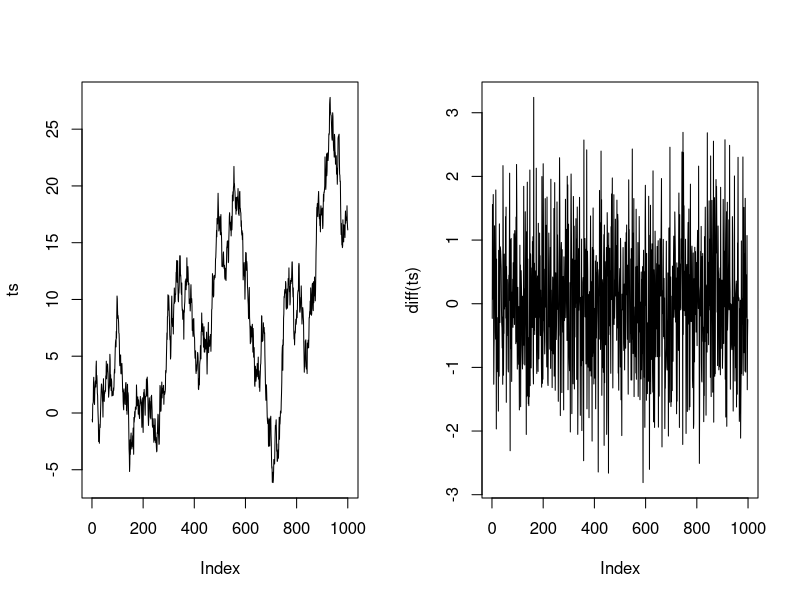

Write the R code that produced this figure. (Note: this script raises an error after producing the figure.)
#Functions in R
# Function is used to avoid repeating the same task, or reduce complexity.
# A function should be
#   written to carry out a specified a tasks
#   may or may not include arguments
#   contain a body
#   may or may not return one or more values.

#General Functions
#A stationary process allows constant mean, variance and autocorrelation over time. 
#This mainly improves the prediction of a time series. It can be easily done with the function diff()
#To ensure we all generate the same data, we use the set.seed() function with arbitrary values of 123
#If we don't use set.seed() function, we will all have different sequence of numbers.

set.seed(123)
## Create the data
x = rnorm(1000)

#For cumulative sum of numbers
ts <- cumsum(x)

## Stationary the serie
diff_ts <- diff(ts)
diff_ts
par(mfrow=c(1,2))
## Plot the series
plot(ts, type='l')
plot(diff(ts), type='l')

#Length of a vector 
#The length() function counts the number of rows in vector x
#In case of Matrix it gives number of columns
dt <- cars

## number columns
length(dt)

#HW - number of rows

#Generate a sequence with difference of 5
x_vector <- seq(45,100, by = 5)

#HW 
#logarithm
#exponential
#squared root
#factorial

#Statistical functions

speed <- dt$speed
speed
# Mean speed of cars dataset
mean(speed)
median(speed)
var(speed)
sd(speed)

#Standardize vector
head(scale(speed), 10)

# Quantile speed of cars dataset
quantile(speed)

summary(speed)
#range, IQR
range(speed)
IQR(speed)

#One argument function
square_function<- function(n) 
{
  # compute the square of integer `n`
  n^2
}  
# calling the function 
square_function(speed)

#delete function
rm(square_function)
#Check environment in R history
ls(environment())

#- Multi arguments function
times <- function(x,y) {
  x*y
}
times(2,4)

#HW - Addition, Subtraction, Division

#HW - Create a dataframe and normalise its columns using function



#Split dataset for train and test 
split_data <- function(df, train = TRUE){
  length<- nrow(df)
  total_row <- length *0.7
  split <- 1:total_row
  if (train ==TRUE){ 
    train_df <- df[split, ] 
    return(train_df)		
  } else {
    test_df <- df[-split, ] 
    return(test_df)		
  }
}

train <- split_data(airquality, train = TRUE)
dim(train)
test <- split_data(airquality, train = FALSE)
dim(test)



# Create vector quantiy
hours <-  10
# Create multiple condition statement
if (hours <10) {
  print('Not enough time spent for datascience study')
} else if (hours >= 10  & hours <= 20) {
  print('Average time spent for datascience study')
} else {
  print('Wao!, Very Nice')
}


##Loops
#For loop
#when we need to iterate over a list of elements or a range of numbers.
#Loop can be used to iterate over a list, data frame, vector, matrix or any other object. 

#For Loop over a list
fruit <- list(Basket = c('Apple', 'Orange', 'Passion fruit', 'Banana'), 
              Money = c(10, 12, 15), purchase = FALSE)
for (item  in fruit) 
{ 
  print(item)
}


#For Loop over a matrix
# Create a matrix
mat <- matrix(data = seq(10, 20, by=1), nrow = 6, ncol =2)

for (r in 1:nrow(mat))   
  for (c in 1:ncol(mat))  
    print(paste("Row", r, "and column",c, "have values of", mat[r,c]))  


#While loop
#Create a variable with value 1
begin <- 1

#Create the loop
while (begin <= 15){
  
  #See which we are  
  cat('This is loop number',begin)
  
  #add 1 to the variable begin after each loop
  begin <- begin+1
  print(begin)
}


##HW - You bought a stock at price of Rs 1000. 
#If the price goes below Rs 990, we want to short it. Otherwise, we keep it in our portfolio. 
#The price can fluctuate between -10 to +10 
 

##apply function
##The purpose of apply() is primarily to avoid explicit uses of loop constructs.
# apply(X, MARGIN, FUN)
# Here:
#   -x: an array or matrix
# -MARGIN:  take a value or range between 1 and 2 to define where to apply the function:
#   -MARGIN=1`: the manipulation is performed on rows
# -MARGIN=2`: the manipulation is performed on columns
# -MARGIN=c(1,2)` the manipulation is performed on rows and columns
# -FUN: tells which function to apply. 
# Built functions like mean, median, sum, min, max and even user-defined functions can be applied>


m1 <- matrix(C<-(1:10),nrow=5, ncol=6)
m1
a_m1 <- apply(m1, 1, sum)
a_m1


# laaply()function
# l in lapply() stands for list. 
# The output of lapply() is a list.
#HW - Output of apply() function ?

# lapply(X, FUN)
# Arguments:
#   -X: A vector or an object
# -FUN: Function applied to each element of x	

movies <- c("SPYDERMAN","BATMAN","VERTIGO","CHINATOWN")
movies_lower <-lapply(movies, tolower)
str(movies_lower)

#We can use unlist() to convert the list into a vector.
movies_lower <-unlist(lapply(movies,tolower))
str(movies_lower)

#sapply() function
#Return Vector
# sapply(X, FUN)
# Arguments:
#   -X: A vector or an object
# -FUN: Function applied to each element of x

dt <- cars
lmn_cars <- lapply(dt, min)
smn_cars <- sapply(dt, min)
lmn_cars
smn_cars

#sapply() function is more efficient than lapply() in the output returned 
#because sapply() store values direclty into a vector


above_ave <- function(x) {  
  ave <- mean(x) 
  
  return(x[x > ave])
}
dt_s<- sapply(dt, below_ave)
dt_l<- lapply(dt, below_ave)


##The function tapply() computes a measure (mean, median, min, max, etc..) 
##or a function for each factor variable in a vector.

data(iris)
tapply(iris$Sepal.Width, iris$Species, median)



